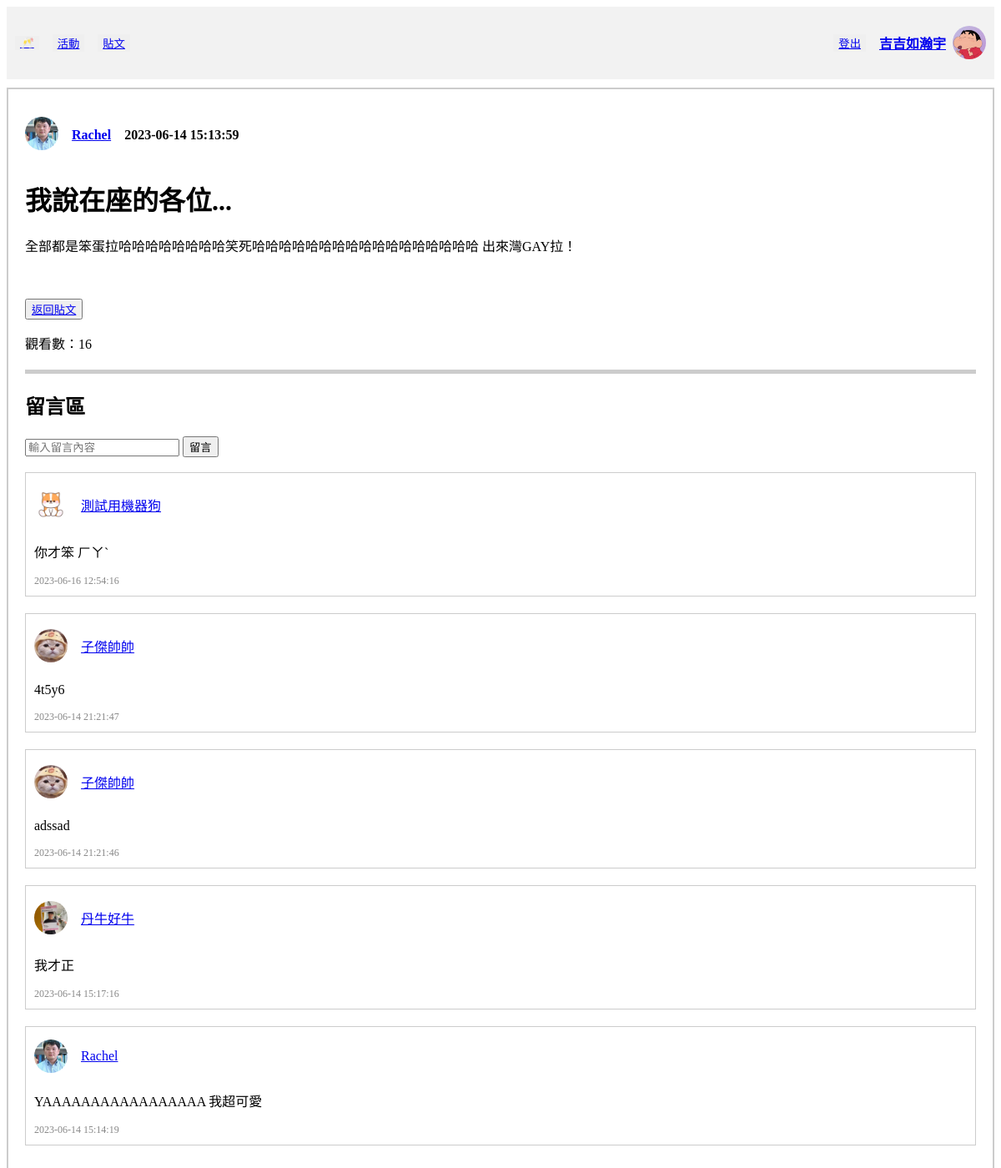
/post/posts/17 (signed in), run on an earlier commit of the app's database.
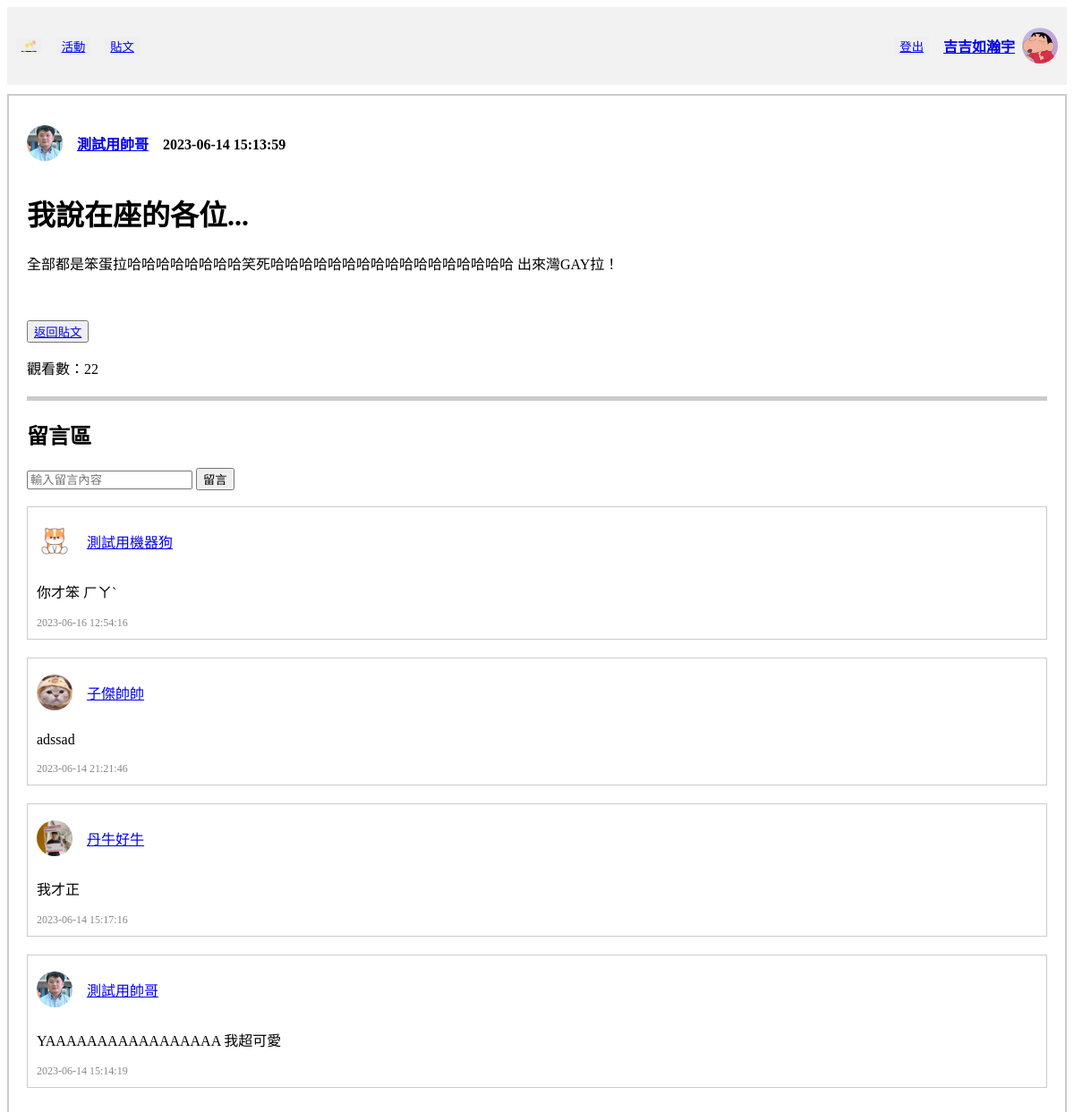
And on a later commit of the database.
### tables this page shows
CREATE TABLE "User" (
	"userID"	INTEGER,
	"password"	VARCHAR(10),
	"nickname"	VARCHAR(10) NOT NULL,
	"gender"	VARCHAR(1) NOT NULL,
	"birth"	TEXT,
	"cellphone"	VARCHAR(10),
	"email"	TEXT UNIQUE,
	"image" TEXT,
	PRIMARY KEY("userID" AUTOINCREMENT)
);

CREATE TABLE "Comment" (
	"commentID"	INTEGER,
	"commentPostID"	INTEGER,
	"commentUserID"	INTEGER,
	"commentTime"	TEXT,
	"commentContent"	TEXT,
	FOREIGN KEY("commentUserID") REFERENCES "User"("userID") ON DELETE CASCADE,
	FOREIGN KEY("commentPostID") REFERENCES "Post"("postID") ON DELETE CASCADE,
	PRIMARY KEY("commentID" AUTOINCREMENT)
);

### crud/crudPost.py (the view)
@post_bp.route("/posts/<string:sortmethod>", methods=["GET", "POST"])
def posts_method(sortmethod):
    userID = session["userID"]
    searching_value = ""
    if sortmethod == "newest" or sortmethod == "None":
        sortmethod = "newest"
        con = sql.connect("funCrew_db.db")
        con.row_factory = sql.Row
        cur = con.cursor()
        cur.execute(
            "SELECT * FROM Post, User WHERE postUserID = userID ORDER BY postTime DESC"
        )
        posts = cur.fetchall()
        con.commit()
        con.close()
    elif sortmethod == "mostView":
        con = sql.connect("funCrew_db.db")
        con.row_factory = sql.Row
        cur = con.cursor()
        cur.execute(
            "SELECT * FROM Post, User WHERE postUserID = userID ORDER BY postView DESC"
        )
        posts = cur.fetchall()
        con.commit()
        con.close()
    elif sortmethod == "hotest":
        con = sql.connect("funCrew_db.db")
        con.row_factory = sql.Row
        cur = con.cursor()
        cur.execute(
            "SELECT * FROM Post, User LEFT JOIN Comment ON postID=commentPostID WHERE postUserID=userID GROUP BY postID ORDER BY count(commentPostID) DESC"
        )
        posts = cur.fetchall()
        con.commit()
        con.close()
    elif sortmethod == "searching":
        if request.form.get("searching_value"):
            searching_value = request.form.get("searching_value")
        elif request.args.get("searching_value"):
            searching_value = request.args.get("searching_value")
        searching_exp = "%" + searching_value + "%"
        con = sql.connect("funCrew_db.db")
        con.row_factory = sql.Row
        cur = con.cursor()
        cur.execute(
            "SELECT * FROM Post, User WHERE postUserID = userID AND (postTitle LIKE ? OR nickName LIKE ?)",
            (
                searching_exp,
                searching_exp,
            ),
        )
        posts = cur.fetchall()
        con.commit()
        con.close()
    elif sortmethod == "my_posts":
        con = sql.connect("funCrew_db.db")
        con.row_factory = sql.Row
        cur = con.cursor()
        cur.execute(
            "SELECT * FROM Post WHERE postUserID = ? ORDER BY postTime DESC", (userID,)
        )
        posts = cur.fetchall()
        con.commit()
        con.close()
    return render_template(
        "posts.html",
        nickname=get_nickname(userID),
        avatar=get_avatar_path(userID),
        posts=posts,
        userID=userID,
        sortmethod=sortmethod,
        searching_value=searching_value,
    )

### templates/post_detail.html (shortened to what this page needs)
<!DOCTYPE html>
<html lang="zh-Hant-TW">
<head>
</head>
<body>
    <div class="header">
        <div class="header-left">
            <button class="button"><a href="/home"> 🥂 </a></button>
            <button class="button"><a href="/activity/activities/signingUp">活動</a></button>
            <button class="button"><a href="/post/posts/newest">貼文</a></button>
        </div>
        <div class="header-right">
            <button class="button"><a href="/user/logout">登出</a></button>
            <div class="user-info">
                <h4><a href="/user/personalInfo">{{ origin_username }}</a></h4></button>
                <img src="{{ url_for('static', filename='images/avatars/' + origin_user_image[0]) }}" alt="大頭貼">
            </div>
        </div>
    </div>
    <div class="post-wrapper">
        <div class="user-info">
            <img src="{{ url_for('static', filename='images/avatars/' + user_image[0]) }}" alt="大頭貼">
            <h4>　<a href="/user/info/{{post['postUserID']}}">{{ post['nickname'] }}</a>　{{ post['postTime'] }}</h4>
        </div>
        <h1>{{ post['postTitle'] }}</h1>
        <p>{{ post['postContent'] }}</p>
        <br><br>
        {% if searching_value %}
        <button><a href="/post/posts/{{sortmethod}}?searching_value={{searching_value}}">返回</a></button>
        {% else %}
        <button><a href="/post/posts/{{sortmethod}}">返回貼文</a></button>
        {% endif %}
        <p>觀看數：{{views}}</p>
        <div class="separator"></div>
        <h2>留言區</h2>
        <form action="/post/posts/{{ postID }}" method="post">
            <div class="input">
                <input type="text" name="content" placeholder="輸入留言內容" required>
                <button type="submit">留言</button>
            </div>
        </form>
        <br>
        {% for comment in comments %}
        <div class="post">
            <div class="content">
                <div class="user-info">
                    <img src="{{ url_for('static', filename='images/avatars/' + comment['image']) }}" alt="大頭貼">
                    <p><a href="/user/info/{{ comment['commentUserID'] }}">{{ comment['nickname'] }}</a></p>
                </div>
                <p>{{ comment['commentContent'] }}</p>
            </div>
            <div class="info">
                <span>{{ comment['commentTime'] }}</span>
            </div>
        </div>
        {% endfor %}
    </div>
</body>

What changed in the data, as far as the page shows it:
removed Comment: image (picture), nickname "子傑帥帥", commentContent "4t5y6", commentTime "2023-06-14 21:21:47"
changed User: nickname "Rachel" → "測試用帥哥"
changed through a linked row, Comment "YAAAAAAAAAAAAAAAAA 我超可愛": nickname "Rachel" → "測試用帥哥"
Also different on the page:
{{ views }}: "16" → "22"
